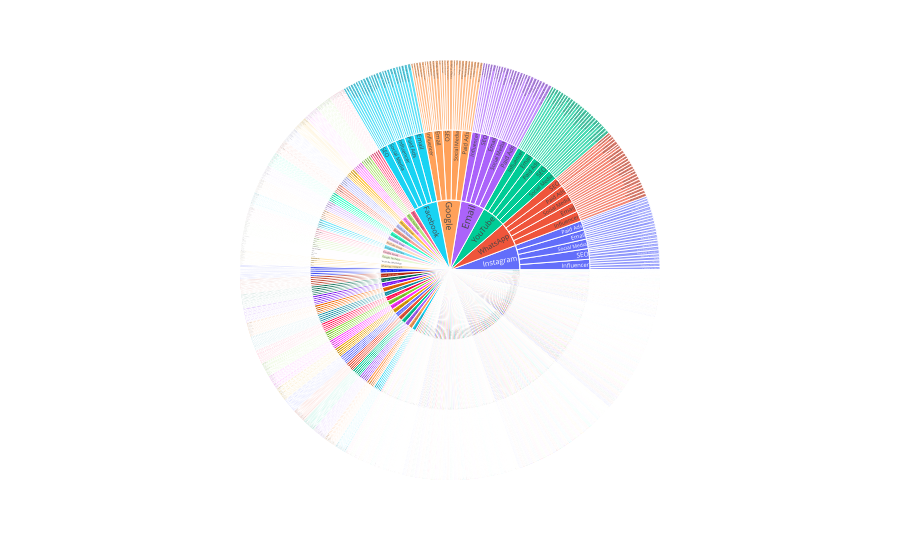

This figure's notebook cell:
### Code cell
# Sunburst Chart
px.sunburst(
    df,
    path=[
        "Channel_Used",
        "Campaign_Type",
        "Customer_Segment"
    ],
    values="Revenue"
).show()

### Figure 1 — Plotly figure (JSON) as saved in the notebook; plotly's stock layout.template omitted (floating-point values rounded to 4 significant figures; data arrays with more than 128 entries replaced by an {"elided": "..."} marker saying what was removed)
{"data": [{"branchvalues": "total", "domain": {"x": [0, 1], "y": [0, 1]}, "hovertemplate": "labels=%{label}<br>Revenue=%{value}<br>parent=%{parent}<br>id=%{id}<extra></extra>", "ids": {"elided": "4827 str values"}, "labels": {"elided": "4827 str values"}, "name": "", "parents": {"elided": "4827 str values"}, "type": "sunburst", "values": {"elided": "4827 float values"}}], "layout": {"legend": {"tracegroupgap": 0}, "margin": {"t": 60}}}
